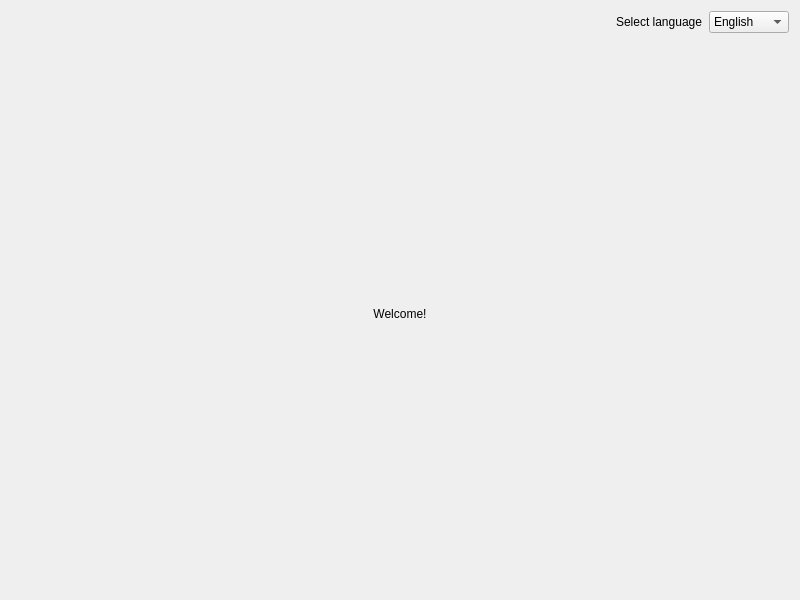
<?xml version="1.0" encoding="UTF-8"?>
<ui version="4.0">
 <class>CustomWidget</class>
 <widget class="QWidget" name="CustomWidget">
  <property name="geometry">
   <rect>
    <x>0</x>
    <y>0</y>
    <width>800</width>
    <height>600</height>
   </rect>
  </property>
  <property name="windowTitle">
   <string>Widget Translation Demo</string>
  </property>
  <layout class="QGridLayout" name="gridLayout">
   <item row="0" column="0">
    <layout class="QHBoxLayout" name="horizontalLayout">
     <item>
      <spacer name="horizontalSpacer">
       <property name="orientation">
        <enum>Qt::Horizontal</enum>
       </property>
       <property name="sizeHint" stdset="0">
        <size>
         <width>40</width>
         <height>20</height>
        </size>
       </property>
      </spacer>
     </item>
     <item>
      <widget class="QLabel" name="label_2">
       <property name="text">
        <string>Select language</string>
       </property>
      </widget>
     </item>
     <item>
      <widget class="QComboBox" name="languageSelectorCmbBox">
       <property name="minimumSize">
        <size>
         <width>80</width>
         <height>0</height>
        </size>
       </property>
       <item>
        <property name="text">
         <string>English</string>
        </property>
       </item>
       <item>
        <property name="text">
         <string>German</string>
        </property>
       </item>
       <item>
        <property name="text">
         <string>Spanish</string>
        </property>
       </item>
      </widget>
     </item>
    </layout>
   </item>
   <item row="1" column="0">
    <layout class="QVBoxLayout" name="verticalLayout">
     <item>
      <spacer name="verticalSpacer">
       <property name="orientation">
        <enum>Qt::Vertical</enum>
       </property>
       <property name="sizeHint" stdset="0">
        <size>
         <width>20</width>
         <height>40</height>
        </size>
       </property>
      </spacer>
     </item>
     <item>
      <widget class="QLabel" name="label">
       <property name="text">
        <string>Welcome!</string>
       </property>
       <property name="alignment">
        <set>Qt::AlignCenter</set>
       </property>
      </widget>
     </item>
     <item>
      <spacer name="verticalSpacer_2">
       <property name="orientation">
        <enum>Qt::Vertical</enum>
       </property>
       <property name="sizeHint" stdset="0">
        <size>
         <width>20</width>
         <height>40</height>
        </size>
       </property>
      </spacer>
     </item>
    </layout>
   </item>
  </layout>
 </widget>
 <resources/>
 <connections/>
</ui>
